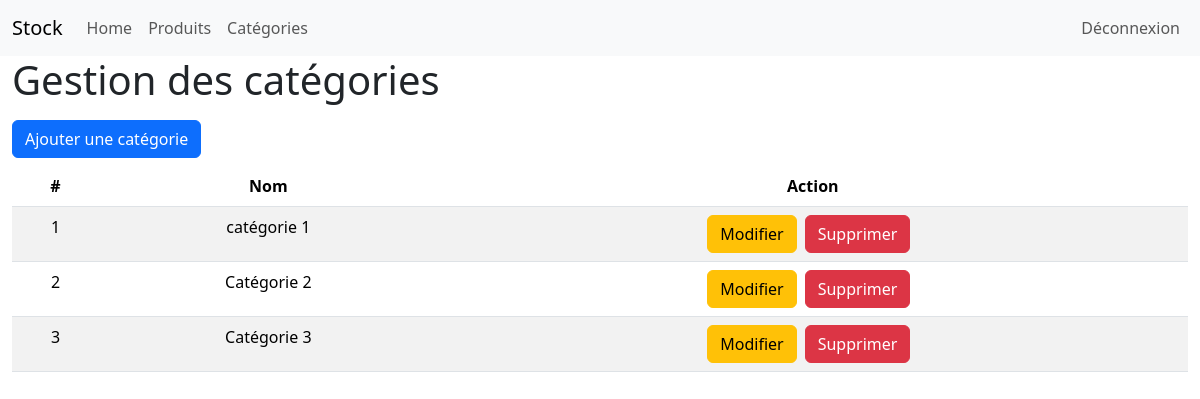
The page /admin/categories.php (signed in) on the database as committed earlier.
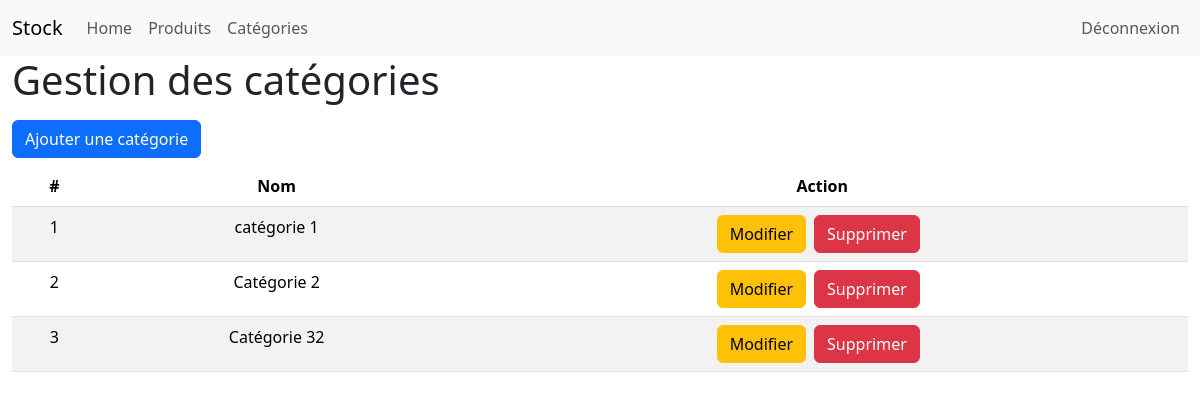
The same page on the database as committed later.
### tables this page shows
CREATE TABLE IF NOT EXISTS `categories` (
  `id` int NOT NULL AUTO_INCREMENT,
  `name` varchar(100) NOT NULL,
  `image` varchar(255) DEFAULT NULL,
  `description` text,
  PRIMARY KEY (`id`)
);

### admin/categories.php (the view, shortened to what this page needs)
<?php
    require "../config/connexion.php";
?>
<!DOCTYPE html>
<html lang="en">
<head>
    <link href="https://cdn.jsdelivr.net/npm/bootstrap@5.3.8/dist/css/bootstrap.min.css" rel="stylesheet">
    <link rel="stylesheet" href="style.css">
</head>
<body>
    <?php
        include("partials/nav.php");
    ?>
    <div class="container-fluid">
        <h1>Gestion des catégories</h1>
        <a href="addCategory.php" class="btn btn-primary my-2">Ajouter une catégorie</a>
        <table class="table table-striped">
            <thead>
                <tr class="text-center">
                    <th>#</th>
                    <th>Nom</th>
                    <th>Action</th>
                </tr>
            </thead>
            <tbody>
                <?php
                    $categories = $bdd->query("SELECT * FROM categories");
                    while($donCat = $categories->fetch())
                    {
                        echo '<tr class="text-center">';
                            echo '<td>'.$donCat['id'].'</td>';
                            echo '<td>'.$donCat['name'].'</td>';
                            echo '<td>';
                                echo '<a href="updateCategory.php?id='.$donCat['id'].'" class="btn btn-warning">Modifier</a>';
                                echo '<a href="#" class="btn btn-danger mx-2">Supprimer</a>';
                            echo '</td>';
                        echo '</tr>';
                    }
                ?>
            </tbody>
        </table>
    </div>
</body>
</html>

Rows that differ between the two databases and show on the page:
changed categories id 3: name "Catégorie 3" → "Catégorie 32"
